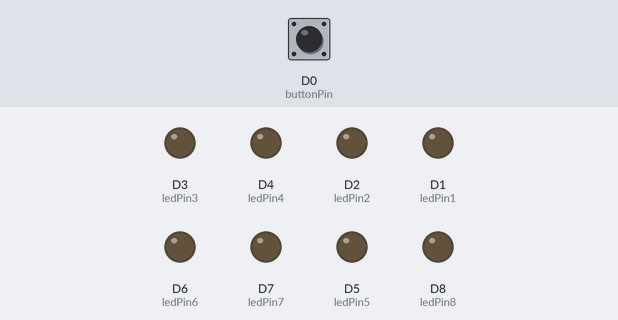
Simulated run of this sketch. Board: ESP8266 (NodeMCU). On the bench: output pins drawn as LEDs (lit = HIGH). Inputs (shaded band) come from the test bench; at power-on: D0 (buttonPin) HIGH.

Above: at 1.2 s.
1.3 s: D0 (buttonPin) pulled LOW for 0.15 s
At 1.37 s:
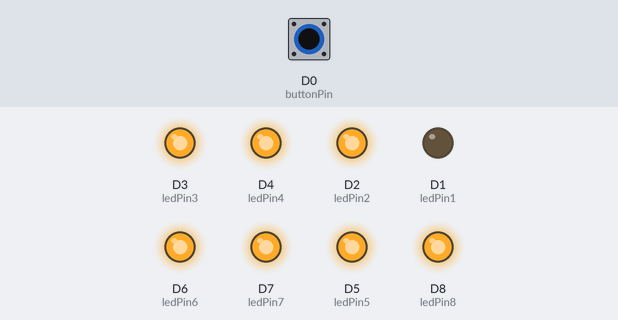
2.9 s: D0 (buttonPin) pulled LOW for 3.2 s
At 6.5 s:
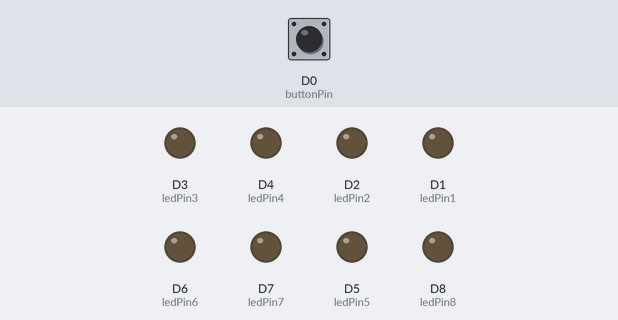
Timing chart, 0 to 8.0 s (numbered marks = the images above; inputs shaded):
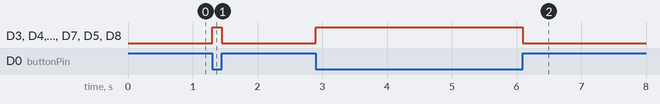

Measured:
- after the input at 1.3 s, D3 (ledPin3), D4 (ledPin4), D2 (ledPin2), D6 (ledPin6), D7 (ledPin7), D5 (ledPin5), D8 (ledPin8): LOW → HIGH at once, → LOW 0.15 s later
- after the input at 2.9 s, D3 (ledPin3), D4 (ledPin4), D2 (ledPin2), D6 (ledPin6), D7 (ledPin7), D5 (ledPin5), D8 (ledPin8): LOW → HIGH at once, → LOW 3.2 s later

The sketch:

One_switch_with_Led.ino
```cpp
const int buttonPin = D0;
const int ledPin1 =  D1;
const int ledPin2 =  D2;
const int ledPin3 =  D3;
const int ledPin4 =  D4;
const int ledPin5 =  D5;
const int ledPin6 =  D6;
const int ledPin7 =  D7;
const int ledPin8 =  D8;

int buttonState = 0;

void setup() {
  pinMode(D1, OUTPUT);
  pinMode(D2, OUTPUT);
  pinMode(D3, OUTPUT);
  pinMode(D4, OUTPUT);
  pinMode(D5, OUTPUT);
  pinMode(D6, OUTPUT);
  pinMode(D7, OUTPUT);
  pinMode(D8, OUTPUT);
  pinMode(D0, INPUT);
}

void loop() {
  buttonState = digitalRead(D0);
  if (buttonState == LOW) {
    digitalWrite(D1, LOW);
    digitalWrite(D2, HIGH);
    digitalWrite(D3, HIGH);
    digitalWrite(D4, HIGH);
    digitalWrite(D5, HIGH);
    digitalWrite(D6, HIGH);
    digitalWrite(D7, HIGH);
    digitalWrite(D8, HIGH);
  }
  else {
    digitalWrite(D1, LOW);
    digitalWrite(D2, LOW);
    digitalWrite(D3, LOW);
    digitalWrite(D4, LOW);
    digitalWrite(D5, LOW);
    digitalWrite(D6, LOW);
    digitalWrite(D7, LOW);
    digitalWrite(D8, LOW);
  }
}
```
